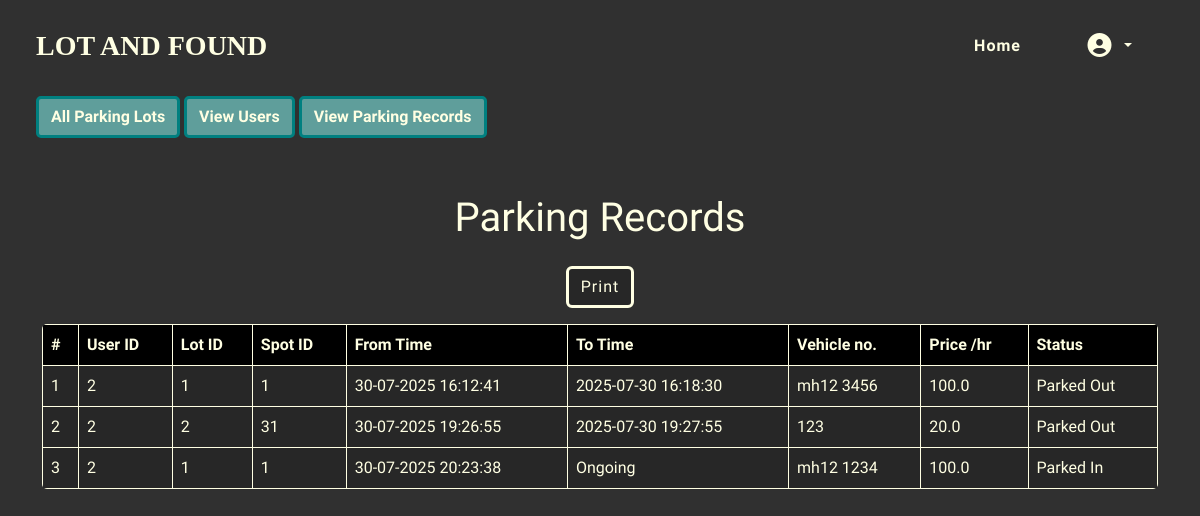
Page /admin/view-parking-records (signed in) on the committed database.
### models.py (models this page shows)
class Reserve(db.Model):
    __tablename__ = 'reserve'
    reserve_id = db.Column(db.Integer, primary_key=True)
    user_id = db.Column(db.Integer, db.ForeignKey('user.user_id'), nullable=False)
    lot_id = db.Column(db.Integer, db.ForeignKey('lot.lot_id'), nullable=False)
    spot_id = db.Column(db.Integer, db.ForeignKey('spot.spot_id'), nullable=False)
    start_time = db.Column(db.DateTime,nullable=False, default=datetime.now)
    end_time = db.Column(db.DateTime, nullable=True)
    price_per_hr = db.Column(db.Double, nullable=False)
    vehicle_num = db.Column(db.String(15), nullable=False)
    is_ongoing = db.Column(db.Boolean, nullable = False, default = True)

### routes.py (the view)
@app.route('/admin/view-parking-records')
@admin_required
def admin_view_parking():
    records = Reserve.query.all()
    return render_template("admin/admin_summary.html", records = records)

### routes.py (called while the page is built)
def admin_required(func):
    @wraps(func)
    def inner(*args, **kwargs):
        if 'user_id' not in session:
            flash("Please login first","warning")
            return redirect(url_for('login'))
        user = User.query.get(session['user_id'])
        if not user:
            return redirect(url_for('logout'))
        if user.is_admin == False:
            flash("You are not allowed to access this page","warning")
            return redirect(url_for('home'))
        return func(*args, **kwargs)
    return inner

### templates/admin/admin_summary.html (shortened to what this page needs)
{% extends "base.html" %}
{% block content %}
{% include "admin/admin_nav.html" with context %}
<div class="container my-5">
<h1 class="display-6 my-display my-4">Parking Records</h1>
<button class="btn my-btn-alt d-flex justify-content-center m-3" style="justify-self: center;" onclick="window.print();">Print</button>
<table class="table my-table table-hover">
  <thead>
    <tr>
      <th scope="col">#</th>
      <th scope="col">User ID</th>
      <th scope="col">Lot ID</th>
      <th scope="col">Spot ID</th>
      <th scope="col">From Time</th>
      <th scope="col">To Time</th>
      <th scope="col">Vehicle no.</th>
      <th scope="col">Price /hr</th>
      <th scope="col">Status</th>
    </tr>
  </thead>
  <tbody>
    {% for record in records%}
    <tr>
      <td scope="row">{{record.reserve_id}}</td>
      <td>{{record.user_id}}</td>
      <td>{{record.lot_id}}</td>
      <td>{{record.spot_id}}</td>
      <td>{{record.start_time.strftime('%d-%m-%Y %H:%M:%S')}}</td>
      <td>
         {%if record.end_time == None %}
          Ongoing
        {% else %}
          {{record.end_time}}
        {% endif %}
      </td>
      <td>{{record.vehicle_num}}</td>
      <td>{{record.price_per_hr}}</td>
      <td>
        {%if record.is_ongoing %}
          Parked In
        {% else %}
          Parked Out
        {% endif %}
      </td>
    </tr>
   {% endfor %}
  </tbody>
</table>
</div>
{% endblock %}

### static/style.css (style rules this page uses)
* { margin:0px; padding:0px; }
body { font-family: 'Reddit Sans Condensed'; background: #303030; min-height:100vh; color:#ffffe3; }
.my-display { font-family:'Jua'; justify-self: center; }
button { letter-spacing: 1px; }
.my-btn-alt,.my-btn:hover { background-color: #272727; color: #ffffe3; border-color: #ffffe3; border-width: 3px; }
.my-table th { background-color: #000000 !important; color: #ffffe3 !important; border: 1px solid #ffffe3 !important; border-width:1px !important; border-color: #ffffe3 !important; }
.my-table td { background-color: #272727 !important; color: #ffffe3 !important; border: 1px solid #ffffe3 !important; border-width:1px !important; border-color: #ffffe3 !important; }
.my-table { border-radius: 5px; overflow: hidden; }

### rows in the picture
Reserve: reserve_id "1", user_id "2", lot_id "1", spot_id "1", start_time "30-07-2025 16:12:41", end_time "2025-07-30 16:18:30", vehicle_num "mh12 3456", price_per_hr "100.0", is_ongoing "Parked Out"
Reserve: reserve_id "2", user_id "2", lot_id "2", spot_id "31", start_time "30-07-2025 19:26:55", end_time "2025-07-30 19:27:55", vehicle_num "123", price_per_hr "20.0", is_ongoing "Parked Out"
Reserve: reserve_id "3", user_id "2", lot_id "1", spot_id "1", start_time "30-07-2025 20:23:38", shows "Ongoing", vehicle_num "mh12 1234", price_per_hr "100.0", is_ongoing "Parked In"
